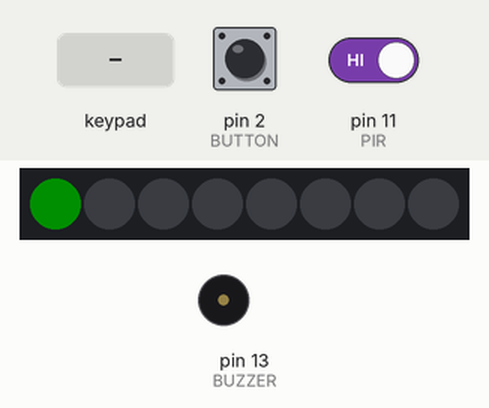
Simulated run of this sketch. Board: Arduino Uno, built with avr-gcc and run on an emulated ATmega328P. Parts: 8 RGB LEDs in strip order, left to right, buzzer (waves = sounding). Inputs (shaded band) come from the test bench; at power-on: pin 2 (BUTTON) HIGH, pin 11 (PIR) HIGH. Dim RGB values are drawn brighter than linear.

Above: at 1.2 s.
1.3 s: key 'A' pressed
At 2.0 s:
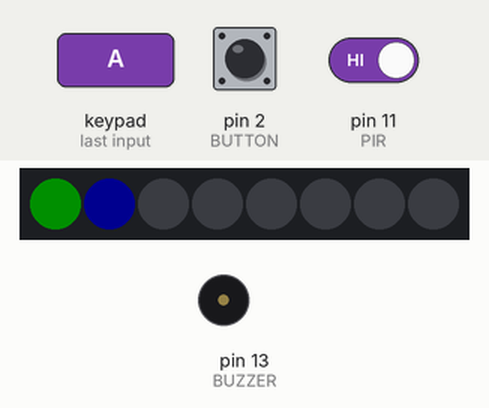
4.3 s: pin 2 (BUTTON) pulled LOW for 0.15 s
At 5.6 s:
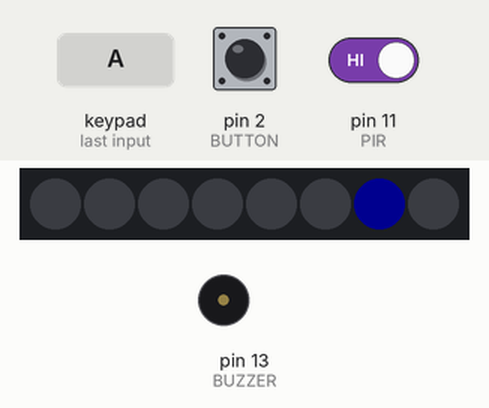
7.4 s: pin 2 (BUTTON) pulled LOW for 1 s
At 9.1 s:
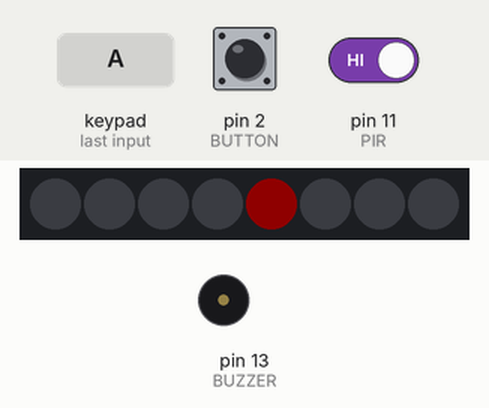
11.4 s: pin 2 (BUTTON) pulled LOW for 3.2 s
At 15.0 s:
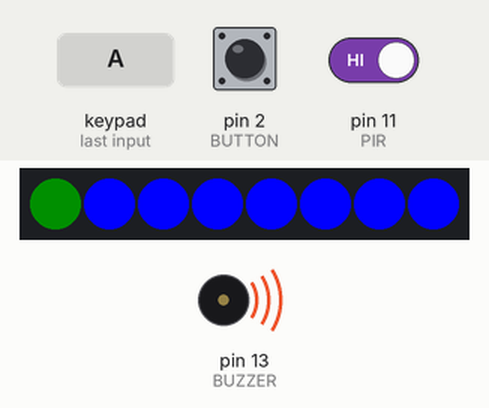
16.1 s: key 'A' pressed
At 21.8 s:
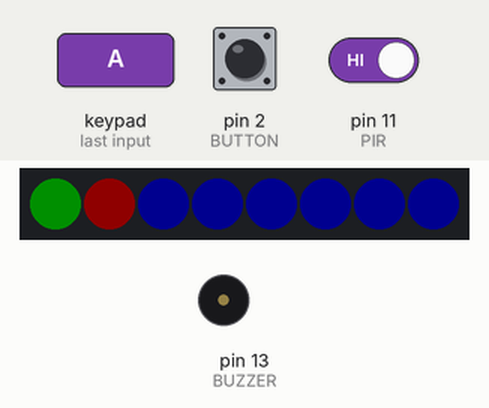
Timing chart, 0 to 26.1 s (numbered marks = the images above; inputs shaded):
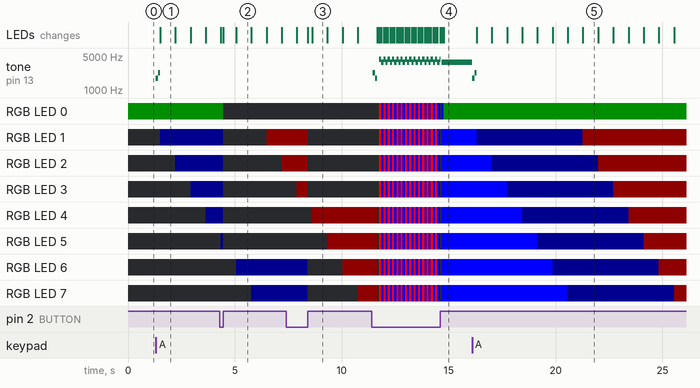

Measured:
- after the input at 1.3 s, tone on pin 13 (BUZZER): silent → 1750 Hz at once, → 2250 Hz 0.10 s later, → silent 0.10 s later; RGB LED 1: off → RGB(0, 0, 15) after 0.21 s; RGB LED 2: off → RGB(0, 0, 15) after 0.92 s; RGB LED 3: off → RGB(0, 0, 15) after 1.6 s; RGB LED 4: off → RGB(0, 0, 15) after 2.3 s; the LEDs: change after 0.21 s (image 1)
- after the input at 4.3 s, the LEDs: first differ from a run without the input after 0.15 s (image 2 shows a later state)
- after the input at 7.4 s, the LEDs: first differ from a run without the input after 1.0 s (image 3 shows a later state)
- after the input at 16.1 s, tone on pin 13 (BUZZER): 3750 Hz → 1750 Hz at once, → 2250 Hz 0.10 s later, → silent 0.10 s later; RGB LED 1: RGB(0, 0, 255) → RGB(0, 0, 15) after 0.21 s, → RGB(15, 0, 0) 5.0 s later
- what the display in image 1 shows lasts 0.7 s, from 1.5 s to 2.2 s

The sketch:

Centralka_alarmowa.ino
```cpp
// Filip Chmielowski
// Wrocław, 06.02.2023r.
// Centralka alarmowa

#include <Keypad.h> // Biblioteka od klawiatury numerycznej
#include <Adafruit_NeoPixel.h> // Biblioteka od linijki diod LED WS2812

#define PIR 11 // Czujnik ruchu PIR podłączony do pinu 11
#define KONTAKTRON 12 // Kontaktron podłączony do pinu 12
#define BUZZER 13 // Buzzer podłączony do pinu 13
#define BUTTON 2 // Przycisk podłączony do pinu 2
// W przypadku Arduino Uno, przerwania obsługiwane są jedynie na pinach
// nr 2 i nr 3, więc przycisk podłączony został do jednego z tych pinów.

const byte ROWS = 4; // Ilość wierszy w klawiaturze
const byte COLS = 4; // Ilość kolumn w klawiaturze

byte rowPins[ROWS] = {6, 5, 4, 3}; // Piny wierszy klawiatury
byte colPins[COLS] = {7, 8, 9, 10}; // Piny kolumn klawiatury

// Mapowanie klawiatury - przypisanie konkretnych znaków pod
// przyciski klawiatury za pomocą tablicy dwuwymiarowej:
char keys[ROWS][COLS] =
{
  {'1', '2', '3', 'A'},
  {'4', '5', '6', 'B'},
  {'7', '8', '9', 'C'},
  {'*', '0', '#', 'D'}
};

// Utworzenie nowego obiektu typu "Keypad" o nazwie "klawiatura":
Keypad klawiatura = Keypad(makeKeymap(keys), rowPins, colPins, ROWS, COLS);

// Utworzenie nowego obiektu typu "Adafruit_NeoPixel" o nazwie "linijka":
Adafruit_NeoPixel linijka = Adafruit_NeoPixel(8, A0, NEO_GRB + NEO_KHZ800);

volatile int stanAlarmu = 1; // Aktualny stan systemu alarmowego
// Ważna zmienna - jej wartość będzie decydowała o wykonywanych operacjach.

int pinAlarmuPozycja = 1; // Ilość podanych poprawnych znaków z kodu PIN
char pinCyfra1 = '2'; // Cyfra pierwsza kodu PIN
char pinCyfra2 = '8'; // Cyfra druga kodu PIN
char pinCyfra3 = '0'; // Cyfra trzecia kodu PIN
char pinCyfra4 = '8'; // Cyfra czwarta kodu PIN

int ileCzasuMinelo = 0; // Zmienna zliczająca czas na wpisanie kodu PIN

void setup()
{
  pinMode(PIR, INPUT_PULLUP); // Czujnik ruchu PIR jako wejście typu 'pullup'
  pinMode(KONTAKTRON, INPUT_PULLUP); // Kontaktron jako wejście typu 'pullup'
  pinMode(BUZZER, OUTPUT); // Buzzer bez generatora jako wyjście
  pinMode(BUTTON, INPUT_PULLUP); // Przycisk jako wejście typu 'pullup'

  // Deklaracja przerwania zewnętrznego na pinie 2, gdzie podłączono przycisk.
  // Na zmianę wartości ze stanu niskiego na wysoki, wywoływana jest funkcja
  // resetująca alarm (nieprzyjmująca argumentów i niezwracająca niczego).
  attachInterrupt(digitalPinToInterrupt(BUTTON), zresetujAlarm, RISING);

  linijka.begin(); // Inicjalizacja linijki diod LED
  linijka.show();
}

void loop()
{
  char klawisz = 0; // Zmienna do przetrzymywania znaków z klawiatury
  int i = 0; // Zmienna pomocnicza do pętli

  switch(stanAlarmu) // Wykonywanie akcji odpowiedniej dla danego stanu systemu
  {
    case 1: // CZUWANIE ALARMU
      linijka.setPixelColor(0, linijka.Color(0, 15, 0)); // Dioda 1 na zielono
      linijka.show();

      klawisz = klawiatura.getKey();

      if(klawisz == 'A') // Uzbrojenie alarmu po naciśnięciu przycisku 'A'
      {
        tone(BUZZER, 1750); // Uruchomienie buzzera na częstotliwości 1750 [Hz]
        delay(100); // Małe opóźnienie, które nie przeszkadza w pracy programu
        tone(BUZZER, 2250); // Uruchomienie buzzera na częstotliwości 2250 [Hz]
        delay(100); // Małe opóźnienie, które nie przeszkadza w pracy programu
        noTone(BUZZER); // Wyłączenie buzzera

        for(i = 1; i < 8; i++) // Wykonanie tej pętli zajmie około 5 sekund
        {
          linijka.setPixelColor(i, linijka.Color(0, 0, 15)); // Dioda i na niebiesko
          linijka.show();
          delay(710); // Małe opóźnienie, które nie przeszkadza w pracy programu
        }

        for(i = 1; i < 8; i++) // Wykonanie tej pętli zajmie około 5 sekund
        {
          linijka.setPixelColor(i, linijka.Color(15, 0, 0)); // Dioda i na czerwono
          linijka.show();
          delay(710); // Małe opóźnienie, które nie przeszkadza w pracy programu
        }

        tone(BUZZER, 2250); // Uruchomienie buzzera na częstotliwości 2250 [Hz]
        delay(100); // Małe opóźnienie, które nie przeszkadza w pracy programu
        tone(BUZZER, 1750); // Uruchomienie buzzera na częstotliwości 1750 [Hz]
        delay(100); // Małe opóźnienie, które nie przeszkadza w pracy programu
        noTone(BUZZER); // Wyłączenie buzzera

        wylaczDiody();
        stanAlarmu = 2; // Przejście do monitorowania pomieszczenia
      }
    break;

    case 2: // MONITOROWANIE POMIESZCZENIA
      linijka.setPixelColor(7, linijka.Color(15, 0, 0)); // Dioda 8 na czerwono
      linijka.show();
      delay(50); // Małe opóźnienie dla uwidocznienia efektów świetlnych linijki

      linijka.setPixelColor(7, linijka.Color(0, 0, 0)); // Dioda 8 wyłączona
      linijka.show();
      delay(50); // Małe opóźnienie dla uwidocznienia efektów świetlnych linijki

      if(digitalRead(PIR) == HIGH) // Jeżeli czujnik ruchu PIR wykryje ruch
      {
        stanAlarmu = 4; // Natychmiast uruchamiany jest alarm
      }
      else // Jeżeli PIR nie wykryje ruchu, a kontaktron zarejestruje otwarcie drzwi
      {
        ileCzasuMinelo = 0; // Zerowanie zmiennej odliczającej mierzony czas
        stanAlarmu = 3; // Szansa na rozbrojenie systemu alarmowego
      }
    break;

    case 3: // ROZBRAJANIE ALARMU (WPISYWANIE PINU)
      klawisz = klawiatura.getKey();

      if(klawisz) // Sprawdzenie poprawności kolejnych cyfr kodu PIN
      {
        if(pinAlarmuPozycja == 1 && klawisz == pinCyfra1) // Pierwsza cyfra PINu
        {
          pinAlarmuPozycja++; // Cyfra poprawna, można sprawdzać kolejną
          tone(BUZZER, 2000, 50); // Uruchomienie buzzera na częstotliwości 2000 [Hz]
          // Buzzer będzie wydawał dźwięk przez czas 50 ms
        }
        else if(pinAlarmuPozycja == 2 && klawisz == pinCyfra2) // Druga cyfra PINu
        {
          pinAlarmuPozycja++; // Cyfra poprawna, można sprawdzać kolejną
          tone(BUZZER, 2200, 50); // Uruchomienie buzzera na częstotliwości 2200 [Hz]
          // Buzzer będzie wydawał dźwięk przez czas 50 ms
        }
        else if(pinAlarmuPozycja == 3 && klawisz == pinCyfra3) // Trzecia cyfra PINu
        {
          pinAlarmuPozycja++; // Cyfra poprawna, można sprawdzać kolejną
          tone(BUZZER, 2400, 50); // Uruchomienie buzzera na częstotliwości 2400 [Hz]
          // Buzzer będzie wydawał dźwięk przez czas 50 ms
        }
        else if(pinAlarmuPozycja == 4 && klawisz == pinCyfra4)  // Czwarta cyfra PINu
        {
          pinAlarmuPozycja = 1; // Reset informacji o wpisywanym kodzie PIN
          tone(BUZZER, 2600, 50); // Uruchomienie buzzera na częstotliwości 2600 [Hz]
          // Buzzer będzie wydawał dźwięk przez czas 50 ms
          stanAlarmu = 1; // Wszystkie cztery cyfry kodu PIN są poprawne
        }
        else
        {
          pinAlarmuPozycja = 1; // Reset informacji o wpisywanym kodzie PIN
          stanAlarmu = 4; // Błąd w kodzie PIN - włącz alarm
        }
      }

      delay(100); // Opóźnienie całego programu o 0,1 sekundy
      ileCzasuMinelo++; // Zinkrementowanie zmiennej mierzącej czas

      if(ileCzasuMinelo >= 75) // Jeżeli zmierzony czas jest większy od 7,5 sekundy
      {
        stanAlarmu = 4; // Włączenie alarmu
      }
    break;

    case 4: // SYGNALIZACJA ALARMU
      for(i = 0; i < 8; i++) // Ustawienie wszystkich 8 diod LED w linijce
      {
        linijka.setPixelColor(i, linijka.Color(255, 0, 0)); // Dioda i na czerwono
      }
      linijka.show();
      tone(BUZZER, 4250); // Uruchomienie buzzera na częstotliwości 4250 [Hz]
      delay(100); // Małe opóźnienie, aby efekt wizualny był widoczny

      for(i = 0; i < 8; i++) // Ustawienie wszystkich 8 diod LED w linijce
      {
        linijka.setPixelColor(i, linijka.Color(0, 0, 255)); // Dioda i na niebiesko
      }
      linijka.show();
      tone(BUZZER, 3750); // Uruchomienie buzzera na częstotliwości 3750 [Hz]
      delay(100); // Małe opóźnienie, aby efekt wizualny był widoczny
    break;
  }
}

// Funkcja resetująca alarm, który następnie przechodzi do stanu czuwania
void zresetujAlarm()
{
  wylaczDiody();
  noTone(BUZZER); // Wyłączenie buzzera
  delay(10); // Małe opóźnienie, aby diody i buzzer zdążyły się wyłączyć
  stanAlarmu = 1; // Przejście do czuwania alarmu
}

// Funkcja wyłączająca wszystkie diody w linijce diod LED WS2812
void wylaczDiody()
{
  for(int i = 0; i < 8; i++) // Ustawienie wszystkich 8 diod LED w linijce
  {
    linijka.setPixelColor(i, linijka.Color(0, 0, 0)); // Dioda i wyłączona
  }

  linijka.show();
}

/*
STEROWANIE UKŁADEM CENTRALKI ALARMOWEJ:
-> Jeżeli świeci się pojedyncza zielona dioda w pasku diod LED, należy
   nacisnąć przycisk 'A', aby uzbroić alarm.
-> Po uzbrojeniu alarmu, można włączyć go od razu, powodując ruch przed
   czujnikiem ruchu PIR, lub można włączyć go z opóźnieniem około 5 sekund,
   rozwierając kontaktron i czekając lub wpisując błędny kod PIN.
-> Po rozwarciu kontaktronu, należy wpisać poprawny kod PIN (2808), aby
   dezaktywować alarm i przejść do jego czuwania (czekania na uzbrojenie).
-> Jeżeli alarm zostanie włączony, można go wyłączyć i przejść do trybu
   czuwania poprzez naciśnięcie (osobnego) przycisku.
*/
```
